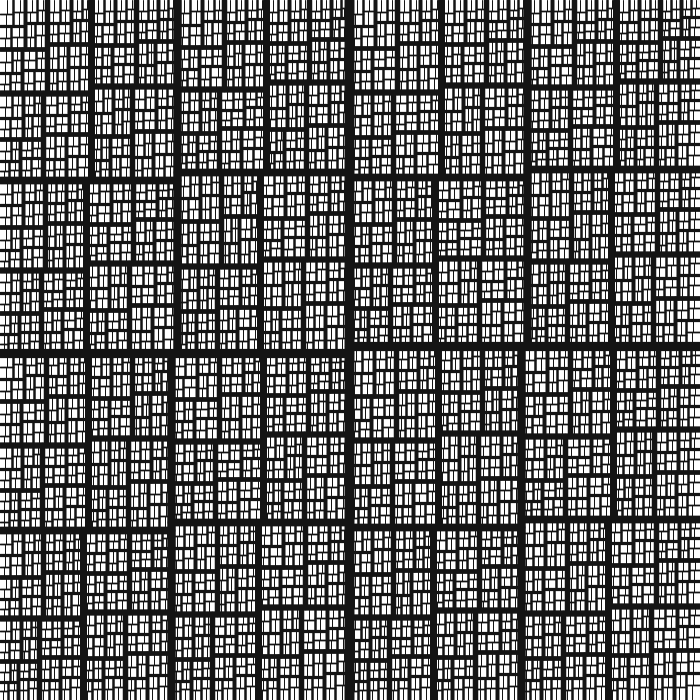
Frame 1 (no input)
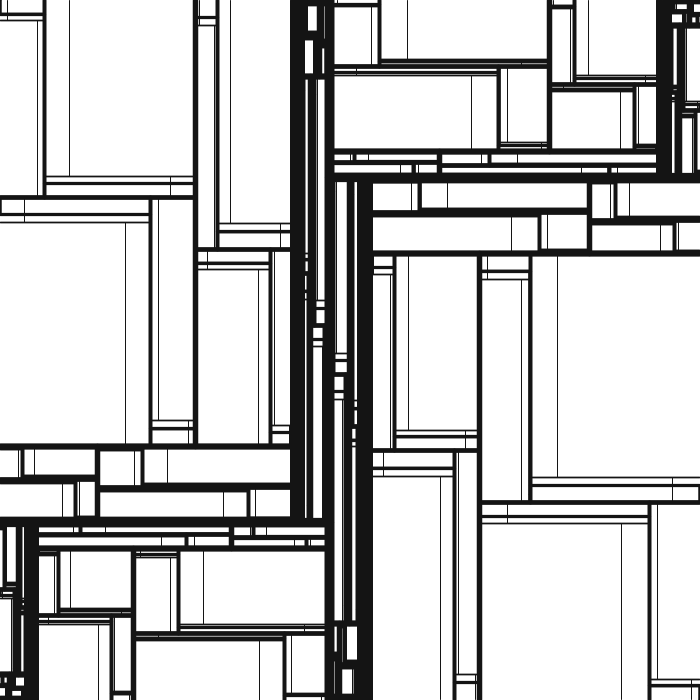
Frame 60 (the mouse pressed at the canvas centre just before this capture)
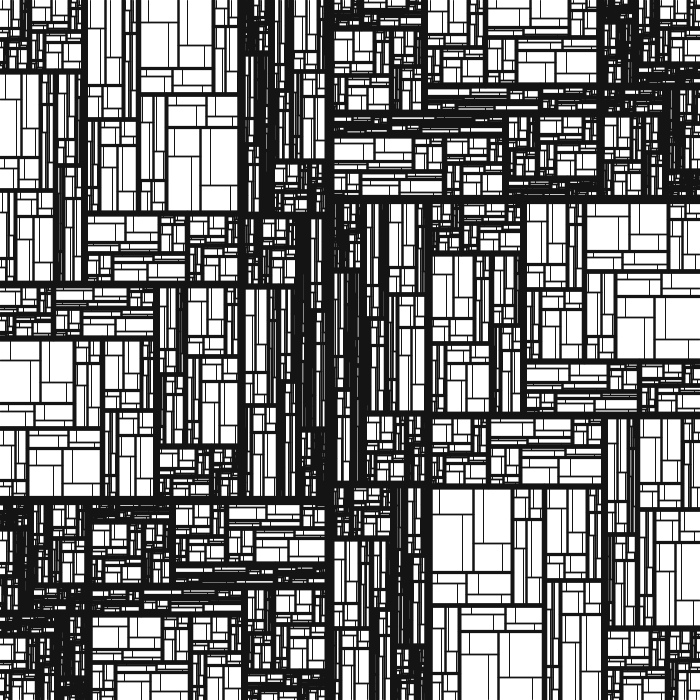
Frame 120 (the mouse held since frame 60 and released just before this capture)

The Processing sketch that drew these frames (run headless with seeded random() and noise(); from frame 60 on, the mouse is pressed at the canvas centre):

// Processing sketch: osccRec
// ── osccRec.pde
class Osc {
  float angle;
  float speed;
  
  Osc(float angle, float speed) {
    this.angle = angle;
    this.speed = speed;
  }
  
  float next() {
    angle += speed;
    return current();
  }
  
  float current() {
    return sin(angle);
  }
}

class Split {
  Osc osc;
  float val;
  int index;
  
  Split(int index, float speed) {
    this.index = index;
    val = random(1);
    osc = new Osc(0, speed);
  }
  
  void update() {
    val = map(osc.next() * oscDamp, -1, 1, 0, 1);
  }
}

float oscDamp = 1.0;

Split[] splits;
int depth = 13;

boolean points = false;

void setup() {
  size(700, 700);
  
  splits = new Split[round(pow(2, depth)) - 1];
  for (int i = 0; i < splits.length; i++) {
    int gen = generation(i);
    float speed = map(gen, 0, depth, 0.001, 0.1);
    if (i % 2 == 0) {
      speed *= -1;
    }
    splits[i] = new Split(i, speed);
  }
  
  initColors();
}

void initColors() {
  background(points ? 0 : 255);
  stroke(points ? 230 : 20);
}

void keyPressed() {
  points = !points;
  initColors();
}

void draw() {
  if (points) {
    pushStyle();
    fill(20, 40);
    rect(0, 0, width, height);
    popStyle();
  }
  else {
    background(255);
  }
  
  for (Split split : splits) {
    split.update();
  }
  drawSplit(0, width, height, true);
  
  oscDamp = map(mouseY, 0, height, 1, 0);
}


void drawSplit(int index, float w, float h, boolean verticalLine) {
  if (index >= splits.length) { return; }
  
  Split s = splits[index];
  
  int gen = generation(index);
  strokeWeight(map(gen, 0, depth-1, 10, 1));
  
  if (verticalLine) {
    float x = s.val * w;
    
    if (points) {
      point(x, h);
    } else {
      line(x, 0, x, h);
    }
    
    drawSplit((index * 2) + 1, 
              x, h, 
              false);
    
    pushMatrix();
    translate(x, 0);
    drawSplit((index * 2) + 2, 
              w - x, h, 
              false);
    popMatrix();
  }
  else {
    float y = s.val * h;
    
    if (points) {
      point(w, y);
    } else {
      line(0, y, w, y);
    }
    
    drawSplit((index * 2) + 1, 
              w, y, 
              true);
    
    pushMatrix();
    translate(0, y);
    drawSplit((index * 2) + 2, 
              w, h - y, 
              true);
    popMatrix();
  }
}


int generation(int index) {
  float logbase2 = log(index + 1) / log(2);
  return floor(logbase2);
}
/*
explanation for above:
0 => 1, 2   gen 0

1 -> 3, 4   gen 1
2 -> 5, 6   gen 1

3 -> 7, 8   gen 2
4 -> 9, 10  gen 2
5 -> 11, 12    gen 2
6 -> 13, 14    gen 2

7 -> 15, 16   gen 3
8 -> 17, 18   gen 3




0: -Infinity
1: 0.0

2: 1.0
3: 1.5849625

4: 2.0
5: 2.321928
6: 2.5849626
7: 2.807355

8: 3.0
9: 3.169925

*/
